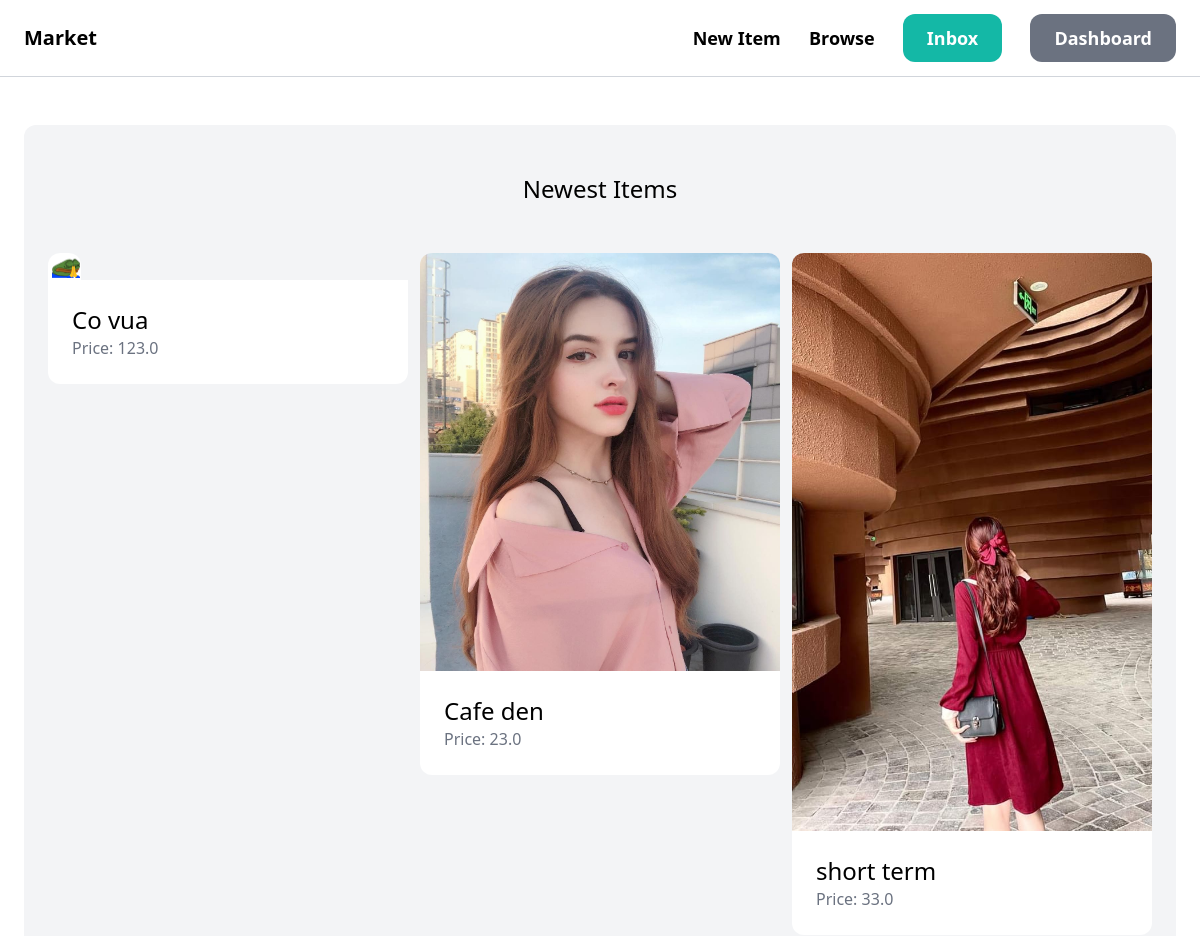
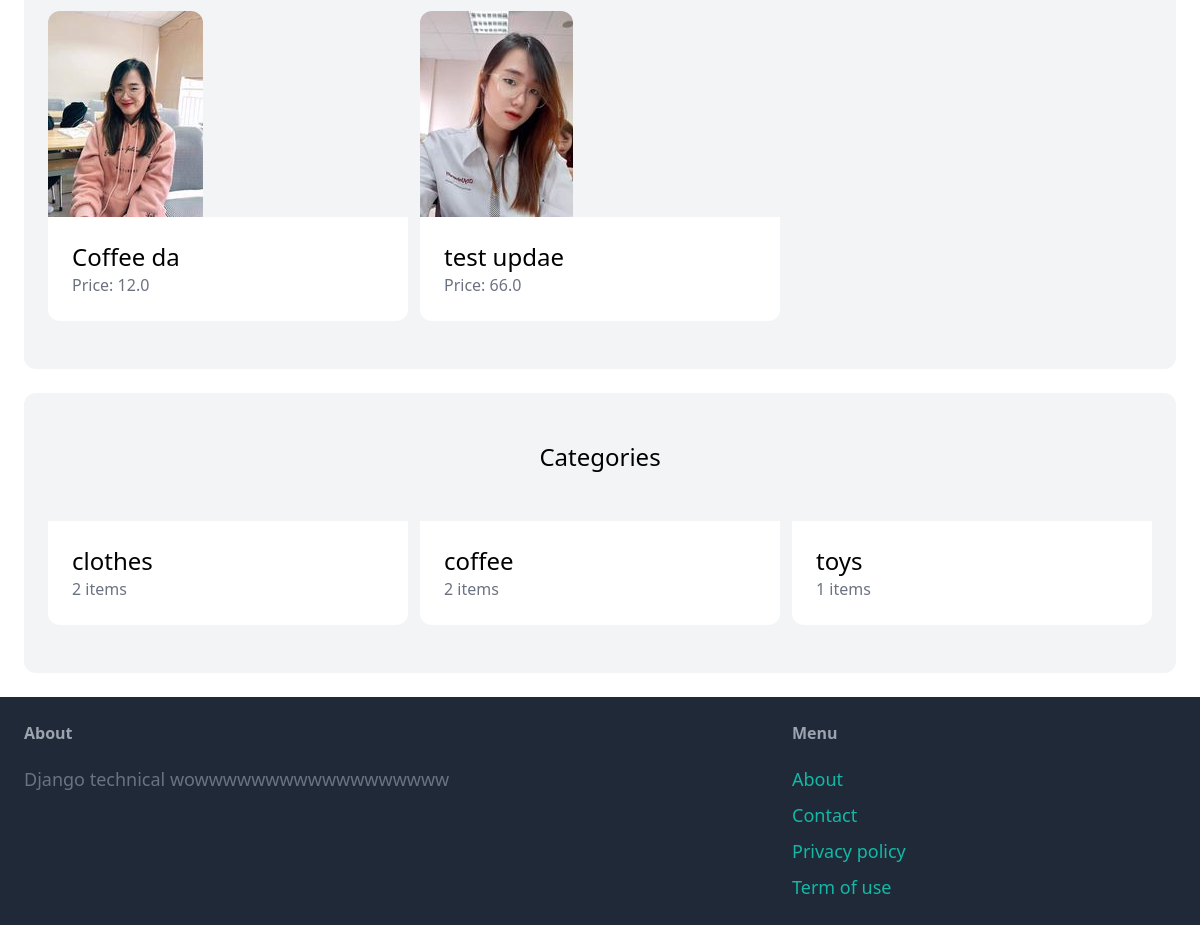
Screenshot of / (signed in) with the database file from the repository (2 pictures, top to bottom).
### item/models.py (models this page shows, shortened)
class Item(models.Model):
    category = models.ForeignKey(Category, related_name='items', on_delete=models.CASCADE)
    name = models.CharField(max_length=255)
    description = models.TextField(blank=True, null=True)
    price = models.FloatField()
    image = models.ImageField(upload_to='item_images', blank=True, null=True)
    is_sold = models.BooleanField(default=False)
    created_by = models.ForeignKey(User, related_name='items', on_delete=models.CASCADE)
    created_at = models.DateTimeField(auto_now_add=True)

class Category(models.Model):
    name = models.CharField(max_length=255)
    class Meta:
        ordering = ('name',)
        verbose_name_plural = 'Categories'

### core/views.py (the view)
# urls.py: path('', views.index, name='index'),
def index(request):
    items = Item.objects.filter(is_sold=False)[0:6]
    categories = Category.objects.all()
    return render(request, 'core/index.html', {
        'categories': categories,
        'items': items,
    })

### core/templates/core/index.html (shortened to what this page needs)
{% extends 'core/base.html' %}
{% block content %}
    <div class="mt-6 px-6 py-12 bg-gray-100 rounded-xl">
        <div class="mb-12 text-2xl text-center">
            Newest Items
        </div>
        <div class="grid grid-cols-3 gap-3">
            {% for item in items %}
                <div>
                    <a href="">
                        <div>
                            <img
                                src="{{ item.image.url }}"
                                alt="img_item"
                                class="rounded-t-xl"
                            >
                        </div>
                        <div class="p-6 bg-white rounded-b-xl">
                            <h2 class="text-2xl">
                                {{item.name}}
                            </h2>
                            <p class="text-gray-500">
                                Price: {{item.price}}
                            </p>
                        </div>
                    </a>
                </div>
            {% endfor  %}
        </div>
    </div>
    <div class="mt-6 px-6 py-12 bg-gray-100 rounded-xl">
        <div class="mb-12 text-2xl text-center">
            Categories
        </div>
        <div class="grid grid-cols-3 gap-3">
            {% for category in categories %}
                <div>
                    <a href="">
                        <div class="p-6 bg-white rounded-b-xl">
                            <h2 class="text-2xl">
                                {{category.name}}
                            </h2>
                            <p class="text-gray-500">
                                {{category.items.count}} items
                            </p>
                        </div>
                    </a>
                </div>
            {% endfor  %}
        </div>
    </div>
{% endblock %}

### rows the page displays
Item: image (picture), name "Co vua", price "123.0"
Item: image (picture), name "Cafe den", price "23.0"
Item: image (picture), name "short term", price "33.0"
Item: image (picture), name "Coffee da", price "12.0"
Item: image (picture), name "test updae", price "66.0"
Category: name "clothes", items.count "2"
Category: name "coffee", items.count "2"
Category: name "toys", items.count "1"
